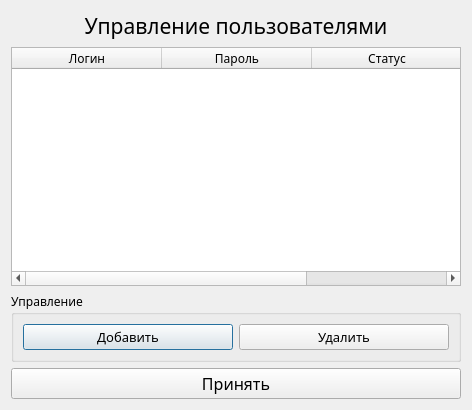
<?xml version="1.0" encoding="UTF-8"?>
<ui version="4.0">
 <class>ControlUsers</class>
 <widget class="QDialog" name="ControlUsers">
  <property name="geometry">
   <rect>
    <x>0</x>
    <y>0</y>
    <width>472</width>
    <height>410</height>
   </rect>
  </property>
  <property name="font">
   <font>
    <family>Mongolian Baiti</family>
   </font>
  </property>
  <property name="windowTitle">
   <string>Dialog</string>
  </property>
  <layout class="QVBoxLayout" name="verticalLayout">
   <item>
    <widget class="QLabel" name="mainLabel">
     <property name="font">
      <font>
       <family>Mongolian Baiti</family>
       <pointsize>16</pointsize>
      </font>
     </property>
     <property name="text">
      <string>Управление пользователями</string>
     </property>
     <property name="alignment">
      <set>Qt::AlignCenter</set>
     </property>
    </widget>
   </item>
   <item>
    <widget class="QTableWidget" name="tableUsers">
     <property name="editTriggers">
      <set>QAbstractItemView::NoEditTriggers</set>
     </property>
     <property name="selectionMode">
      <enum>QAbstractItemView::SingleSelection</enum>
     </property>
     <property name="selectionBehavior">
      <enum>QAbstractItemView::SelectRows</enum>
     </property>
     <attribute name="horizontalHeaderCascadingSectionResizes">
      <bool>false</bool>
     </attribute>
     <attribute name="horizontalHeaderMinimumSectionSize">
      <number>35</number>
     </attribute>
     <attribute name="horizontalHeaderDefaultSectionSize">
      <number>150</number>
     </attribute>
     <attribute name="horizontalHeaderShowSortIndicator" stdset="0">
      <bool>false</bool>
     </attribute>
     <attribute name="horizontalHeaderStretchLastSection">
      <bool>true</bool>
     </attribute>
     <column>
      <property name="text">
       <string>Логин</string>
      </property>
     </column>
     <column>
      <property name="text">
       <string>Пароль</string>
      </property>
     </column>
     <column>
      <property name="text">
       <string>Статус</string>
      </property>
     </column>
    </widget>
   </item>
   <item>
    <widget class="QGroupBox" name="groupBox">
     <property name="title">
      <string>Управление</string>
     </property>
     <layout class="QVBoxLayout" name="verticalLayout_2">
      <item>
       <layout class="QHBoxLayout" name="horizontalLayout_2"/>
      </item>
      <item>
       <layout class="QHBoxLayout" name="horizontalLayout_3">
        <item>
         <widget class="QPushButton" name="buttonAddUser">
          <property name="font">
           <font>
            <family>Mongolian Baiti</family>
            <pointsize>10</pointsize>
           </font>
          </property>
          <property name="text">
           <string>Добавить</string>
          </property>
          <property name="flat">
           <bool>false</bool>
          </property>
         </widget>
        </item>
        <item>
         <widget class="QPushButton" name="buttonDeleteUser">
          <property name="font">
           <font>
            <family>Mongolian Baiti</family>
            <pointsize>10</pointsize>
           </font>
          </property>
          <property name="text">
           <string>Удалить</string>
          </property>
         </widget>
        </item>
       </layout>
      </item>
     </layout>
    </widget>
   </item>
   <item>
    <layout class="QHBoxLayout" name="horizontalLayout">
     <item>
      <widget class="QPushButton" name="accept">
       <property name="font">
        <font>
         <family>Mongolian Baiti</family>
         <pointsize>12</pointsize>
        </font>
       </property>
       <property name="text">
        <string>Принять</string>
       </property>
      </widget>
     </item>
    </layout>
   </item>
  </layout>
 </widget>
 <resources/>
 <connections>
  <connection>
   <sender>accept</sender>
   <signal>clicked()</signal>
   <receiver>ControlUsers</receiver>
   <slot>accept()</slot>
   <hints>
    <hint type="sourcelabel">
     <x>294</x>
     <y>302</y>
    </hint>
    <hint type="destinationlabel">
     <x>172</x>
     <y>162</y>
    </hint>
   </hints>
  </connection>
 </connections>
 <slots>
  <slot>slotUpAndDownStatus()</slot>
 </slots>
</ui>
